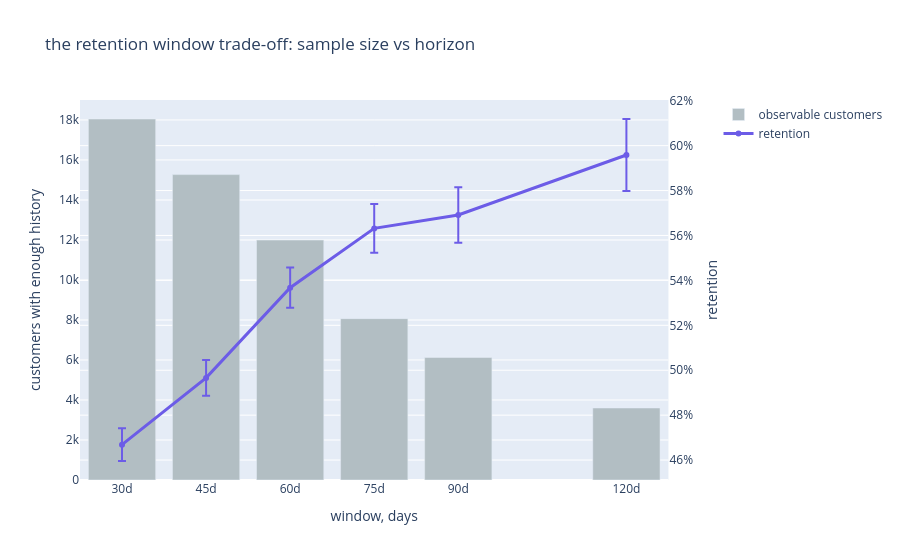

Notebook cell for this chart:
### Code cell
fig = make_subplots(specs=[[{'secondary_y': True}]])
fig.add_bar(x=win['window_days'], y=win['observable'], name='observable customers',
            marker_color=PALETTE[6])
fig.add_scatter(x=win['window_days'], y=win['retention'], name='retention',
                error_y=dict(type='data', array=win['ci95']),
                line=dict(color=PALETTE[0], width=3), secondary_y=True)
fig.update_yaxes(title='customers with enough history')
fig.update_yaxes(title='retention', tickformat='.0%', secondary_y=True)
fig.update_xaxes(title='window, days', tickmode='array', tickvals=win['window_days'],
                 ticktext=[f'{d}d' for d in win['window_days']])
fig.update_layout(title='the retention window trade-off: sample size vs horizon')
fig.show()

print(f'sample lost going 30d -> 90d: {1 - win.loc[win["window_days"]==90, "observable"].iat[0] / win.loc[win["window_days"]==30, "observable"].iat[0]:.1%}')

### Figure 1 — Plotly figure (JSON) as saved in the notebook; plotly's stock layout.template omitted (floating-point values rounded to 4 significant figures)
{"data": [{"marker": {"color": "#B2BEC3"}, "name": "observable customers", "type": "bar", "x": [30, 45, 60, 75, 90, 120], "y": [18048, 15268, 11994, 8067, 6127, 3600]}, {"error_y": {"array": [0.007279, 0.007931, 0.008924, 0.01082, 0.0124, 0.01603], "type": "data"}, "line": {"color": "#6C5CE7", "width": 3}, "name": "retention", "type": "scatter", "x": [30, 45, 60, 75, 90, 120], "xaxis": "x", "y": [0.4669, 0.4966, 0.5368, 0.5632, 0.5691, 0.5958], "yaxis": "y2"}], "layout": {"title": {"text": "the retention window trade-off: sample size vs horizon"}, "xaxis": {"anchor": "y", "domain": [0.0, 0.94], "tickmode": "array", "ticktext": ["30d", "45d", "60d", "75d", "90d", "120d"], "tickvals": [30, 45, 60, 75, 90, 120], "title": {"text": "window, days"}}, "yaxis": {"anchor": "x", "domain": [0.0, 1.0], "title": {"text": "customers with enough history"}}, "yaxis2": {"anchor": "x", "overlaying": "y", "side": "right", "tickformat": ".0%", "title": {"text": "retention"}}}}
